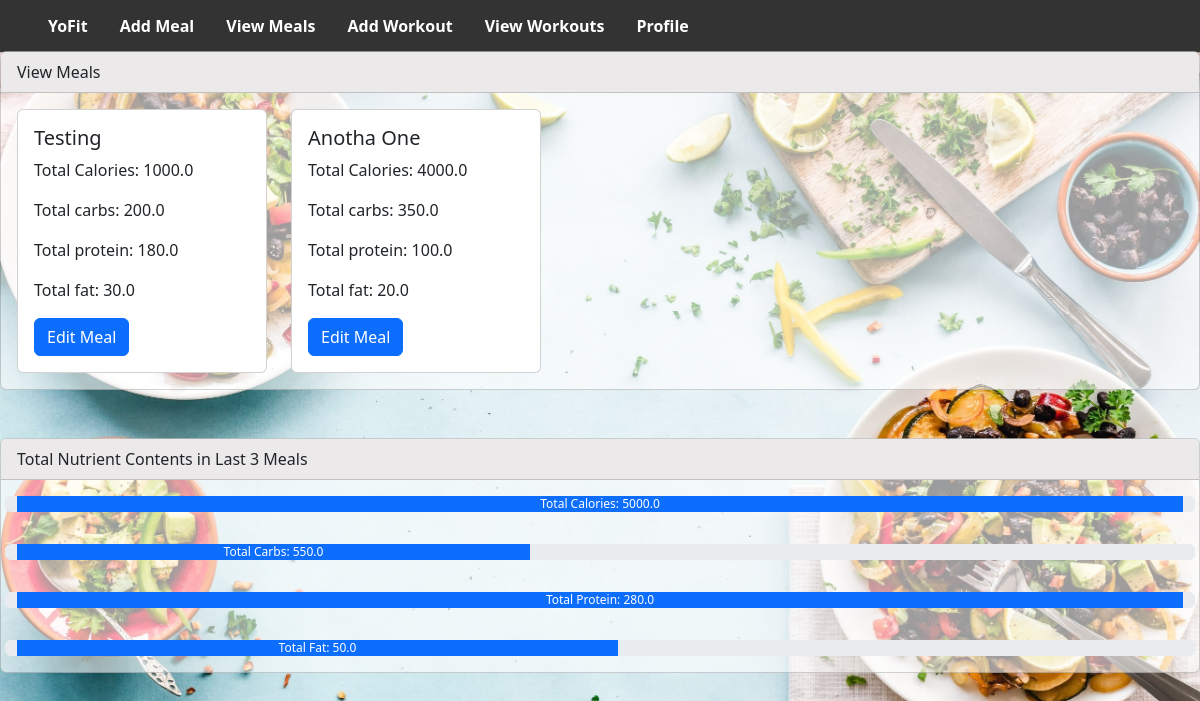
The app's page /viewMeals (signed in) with its own data.
### app/models.py (models this page shows)
class Meal(db.Model):
 id = db.Column(db.Integer, primary_key = True)
 name = db.Column(db.String(32))
 type = db.Column(db.String(16))
 meal_item_names = db.Column(db.String(1024))
 time_to_eat = db.Column(db.Date, default = date.today())
 time_meal = db.Column(db.Time, default = datetime.now())
 creator_id = db.Column(db.Integer, db.ForeignKey(User.id))
 meal_calories = db.Column(db.Float)
 meal_carbs = db.Column(db.Float)
 meal_protien = db.Column(db.Float) #spell mischeck- incase there is a bug later
 meal_fat = db.Column(db.Float)

### app/routes.py (the view)
@appObj.route('/viewMeals')
@login_required
def view_meals():
 user = current_user
 all_meals = Meal.query.filter_by(creator_id = user.id).all()
 current = 0;
 total_calories = 0;
 total_carbs = 0;
 total_protein = 0;
 total_fat = 0;
 for meal in all_meals:
  if(current < 3):
    total_calories = total_calories + meal.meal_calories
    total_carbs = total_carbs + meal.meal_carbs
    total_protein = total_protein + meal.meal_protien
    total_fat = total_fat + meal.meal_fat
    current = current +1
  else:
    break
  calPer = (total_calories/2500) * 100
  carPer = (total_carbs / 1250) * 100
  proPer = (total_protein / 80) * 100
  fatPer = (total_fat / 97) * 100
 return render_template('view_meals.html',fatPer = fatPer,proPer = proPer,carPer = carPer ,calPer = calPer, all_meals = all_meals, cal= total_calories, carb = total_carbs, pro= total_protein, fat = total_fat)

### app/models.py (called while the page is built)
@login.user_loader
def load_user(id):
 return User.query.get(int(id))

### app/templates/view_meals.html (shortened to what this page needs)
<!DOCTYPE html>
<html lang="en" >
<head>
    <link rel="stylesheet" href="{{ url_for('static', filename='css/homepage.css') }}">
    <link href="https://cdn.jsdelivr.net/npm/bootstrap@5.2.3/dist/css/bootstrap.min.css" rel="stylesheet">
</head>
<header>
    <ul>
        <li><a class="active" href="/home">YoFit</a></li>
        <li><a class="active" href="/createMeal">Add Meal</a></li>
        <li><a class="active" href="/viewMeals">View Meals</a></li>
        <li><a class="active" href="/createWorkout">Add Workout</a></li>
        <li><a class="active" href="/viewWorkouts">View Workouts</a></li>
        <li><a class="active" href="/profile">Profile</a></li>
      </ul>
</header>
<body>
  <div class="card" style = "width: 100%; background:rgba(255, 255, 255, 0.6); margin-top: -17px;">
    <div class="card-header" style = "background:rgb(235, 233, 233);">
      View Meals
    </div>
    <div class="card-body" style = "background:rgba(0,0,0,0);">
        <div class="row" style = "background:rgba(0,0,0,0);">
            {% for meal in all_meals %}
            <div class="col-sm-6" style = "background:rgba(0,0,0,0); width: fit-content;">
              <div class="card" style ="min-width: 250px;">
                <div class="card-body">
                  <h5 class="card-title">{{meal.name}}</h5>
                  <p class = "card-text"> Total Calories: {{meal.meal_calories}} </p>
                  <p class="card-text">Total carbs: {{meal.meal_carbs}}</p>
                  <p class="card-text">Total protein: {{meal.meal_protien}}</p>
                  <p class="card-text"> Total fat: {{meal.meal_fat}} </p>
                  <a href="/editMeal/{{meal.id}}" class="btn btn-primary">Edit Meal</a>
                </div>
              </div>
            </div>
            {% endfor %}
          </div>
    </div>
  </div>
  <br>
  <br>
  <div class="card" style = "width: 100%; background:rgba(255, 255, 255, 0.6);">
    <div class="card-header" style = "background:rgb(235, 233, 233);">
      Total Nutrient Contents in Last 3 Meals
    </div>
    <div class="card-body" style = "background:rgba(0,0,0,0);">
        <div class="row" style = "background:rgba(0,0,0,0);">
          <div class="progress">
            <div class="progress-bar" role="progressbar" aria-label="Example with label" style="width: {{calPer}}%;" aria-valuenow="25" aria-valuemin="0" aria-valuemax="100">Total Calories: {{cal}}</div>
          </div>
          <br>
          <br>
          <div class="progress">
            <div class="progress-bar" role="progressbar" aria-label="Example with label" style="width: {{carPer}}%;" aria-valuenow="25" aria-valuemin="0" aria-valuemax="100">Total Carbs: {{carb}}</div>
          </div>
          <br>
          <br>
          <div class="progress">
            <div class="progress-bar" role="progressbar" aria-label="Example with label" style="width: {{proPer}}%;" aria-valuenow="25" aria-valuemin="0" aria-valuemax="100">Total Protein: {{pro}}</div>
          </div>
          <br>
          <br>
          <div class="progress">
            <div class="progress-bar" role="progressbar" aria-label="Example with label" style="width: {{fatPer}}%;" aria-valuenow="25" aria-valuemin="0" aria-valuemax="100">Total Fat: {{fat}}</div>
          </div>
    </div>
  </div>
</body>
</html>

### app/static/css/homepage.css (style rules this page uses)
body { background-image:url("/static/css/images/login-background.jpeg"); background-size: 100%; }
.card { width: 100px; height: 500px; }
ul { width: 100%; list-style-type: none; margin: 0; padding: 0; overflow: hidden; background-color: #333; margin-bottom: 0; }
li { float: left; font-weight: 800; }
li a { display: block; color: white; text-align: center; padding: 14px 16px; text-decoration: none; }

### records on screen
Meal: name "Testing", meal_calories "1000.0", meal_carbs "200.0", meal_protien "180.0", meal_fat "30.0"
Meal: name "Anotha One", meal_calories "4000.0", meal_carbs "350.0", meal_protien "100.0", meal_fat "20.0"

### other values on screen
{{ cal }} "5000.0"
{{ carb }} "550.0"
{{ pro }} "280.0"
{{ fat }} "50.0"
